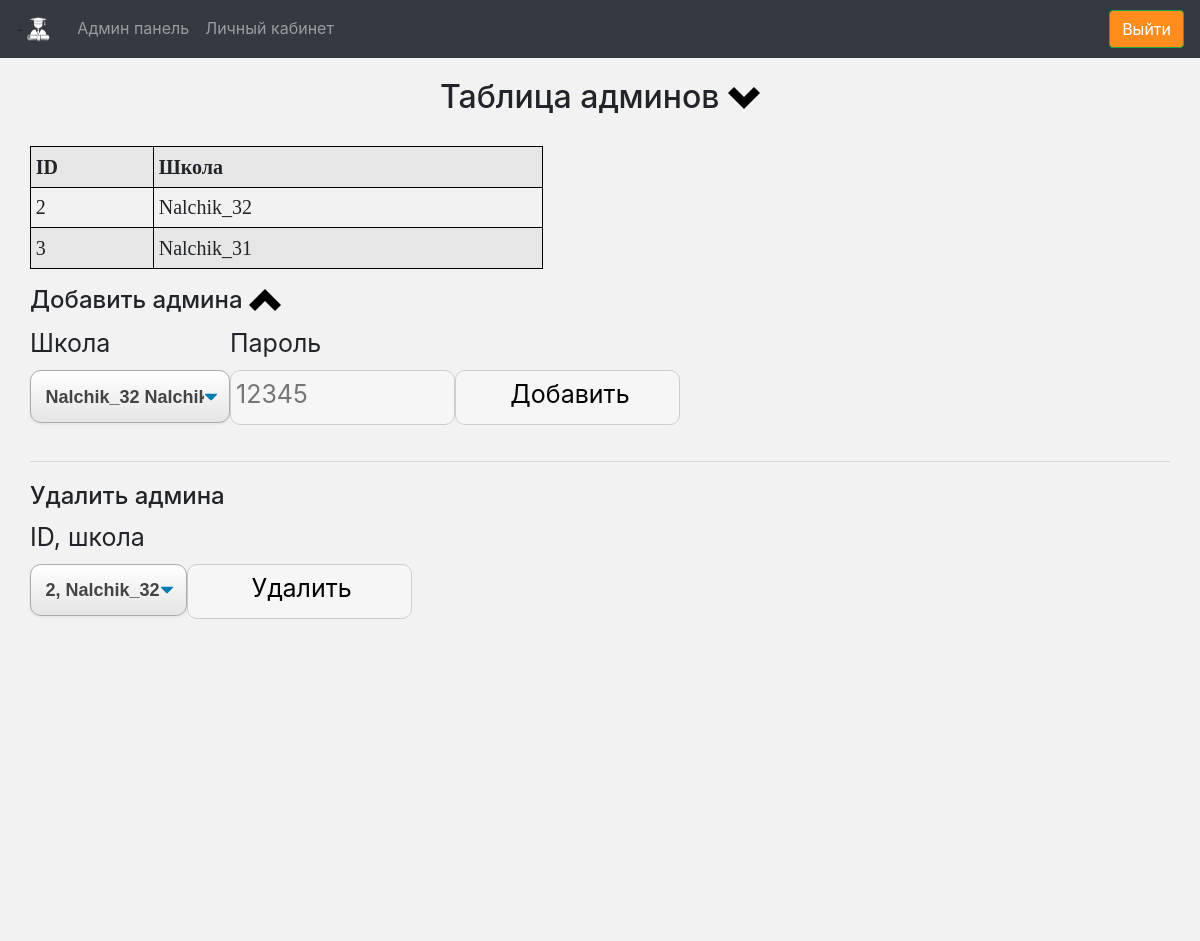
The page /add_admin (signed in, upper part) on the database as committed earlier.
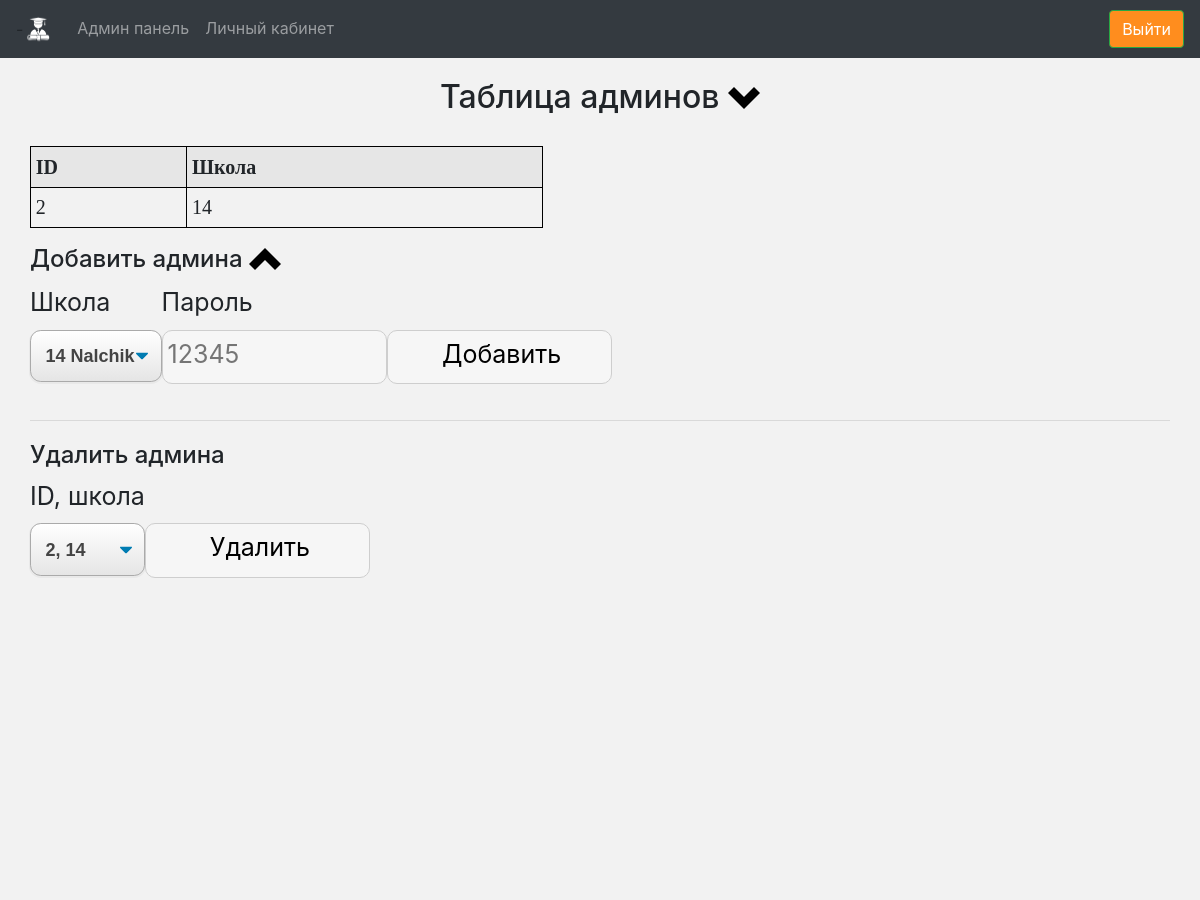
The same page on the database as committed later.
### app/models.py (models this page shows, shortened)
class School(db.Model):
    id = db.Column(db.Integer, primary_key=True)
    school = db.Column(db.String(120))
    locality = db.Column(db.String(120))

### app/routes.py (the view)
@app.route("/add_admin", methods=['GET', "POST"])
@login_required
def add_admin():
    if current_user.super_admin:
        form = SelectForm()
        form.school_list.choices = dbFunc.list_school_form()
        form.student_list.choices = dbFunc.admin_list2()
        if form.submit.data:
            dbFunc.add_admin(form.school_list.data, form.name.data)
            return render_template("stl.html", u_id=str(dbFunc.get_last_added_userid2()), name=form.name.data, admin=True)
        if form.submit2.data:
            dbFunc.delete_admin(form.student_list.data)
            return redirect(url_for("add_admin"))
        return render_template("admin.html", form=form, rows=dbFunc.admin_list())
    else:
        return redirect(url_for("index"))

### app/dbFunc.py (called while the page is built)
def list_school_form():
    a = db.session.query(School).all()
    sc_list = []
    for i in a:
        sc_list.append((i.id, str(i.school) + " " + str(i.locality)))
    return sc_list

def admin_list():
    st_list = []
    a = db.session.query(Admin).all()
    for i in a:
        school_name = School.query.filter_by(id=i.school_id).all()
        school_name = school_name[0].school
        st_list.append((str(i.id_user), str(school_name)))
    return st_list

def admin_list2():
    st_list = []
    a = db.session.query(Admin).all()
    for i in a:
        school_name = School.query.filter_by(id=i.school_id).all()
        school_name = school_name[0].school
        st_list.append((str(i.id_user), str(i.id_user) + ", " + str(school_name)))
    return st_list

### app/models.py (called while the page is built)
@login.user_loader
def load_user(id):
    return User.query.get(int(id))

### app/templates/admin.html (shortened to what this page needs)
{% extends "base.html" %}
{% block content %}
<div class="page-wrapper">
    <h2>Таблица админов
        <a  href="#anchor3">
            <span data-toggle="tooltip"
                  data-placement="top" title="Прокрутить в конец таблицы">
                <img src="static/chevron-bottom-8x.png" style="width: 32px; height: 32px;"></img>
            </span>
        </a></h2>
    <table class="list-from-db table table-striped table-sm" cellpadding="2" style="font-size : 20px; font-family : Tahoma; width: 45%;">
                <tr class="table-secondary2">
                    <th>ID</th>
                    <th>Школа</th>
                </tr>
                {%for row in rows%}
                    <tr>
                        <td>{{row[0]}}</td>
                        <td>{{row[1]}}</td>
                    </tr>
                {%endfor%}
            </table>
        <form action="" method="post" novalidate>
            <h4>Добавить админа
                <a  href="#anchor11">
                <span data-toggle="tooltip"
                      data-placement="top" title="Прокрутить в начало таблицы">
                    <img src="static/chevron-top-8x.png" style="width: 32px; height: 32px;"></img>
                </span>
            </a></h4>
                    <div style="float:left;margin-right:0px;">
            <label for="school_list" style="font-size: 25px">Школа</label>
            <p>{{form.school_list(class="selecttt")}}</p>
        </div>
                                <div style="float:left;margin-right:0px;">
            <label for="name" style="font-size: 25px">Пароль</label>
                                    <p>{{form.name(placeholder="12345")}}</p>
        </div>
            <div style="float:left;margin-right:0px;;">
                <p>{{form.submit(value="Добавить")}}</p>
        </div>
            <hr style="margin-bottom:20px; margin-top:20px">
            <h4>Удалить админа</h4>
                        <div style="float:left;margin-right:0px;;">
            <label for="student_List" style="font-size: 25px">ID, школа</label>
                <p>{{form.student_list(class="selecttt")}}</p>
        </div>
                                    <div style="float:left;margin-right:0px;;">
                <p>{{ form.submit2(value="Удалить") }}</p>
        </div>
</div>
{% endblock %}
{% block footer %}<p>
&#8291;</p><p>
&#8291;</p><p>
&#8291;</p><p>
&#8291;</p><p>
&#8291;</p><p>
&#8291;</p><p>
&#8291;</p><p>
&#8291;</p><p>
&#8291;</p><p>
&#8291;</p><p>
&#8291;</p>
{%endblock%}

Rows that differ between the two databases and show on the page:
removed School: row "3", school "Nalchik_31"
changed School: school "Nalchik_32" → "14"
Other text that changed with them:
form field school_list: "Nalchik_32 Nalchik" → "14 Nalchik"
form field student_list: "2, Nalchik_32" → "2, 14"
